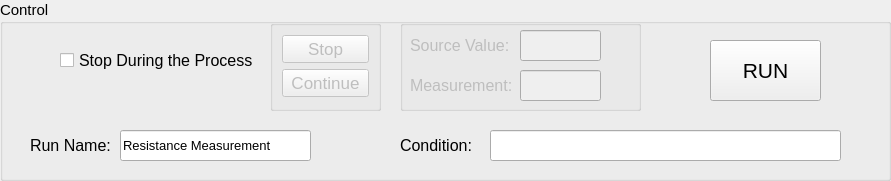
         <widget class="QGroupBox" name="groupBox_3">
          <property name="geometry">
           <rect>
            <x>10</x>
            <y>380</y>
            <width>891</width>
            <height>181</height>
           </rect>
          </property>
          <property name="font">
           <font>
            <pointsize>11</pointsize>
           </font>
          </property>
          <property name="title">
           <string>Control </string>
          </property>
          <widget class="QCheckBox" name="checkBox_halfbreak">
           <property name="geometry">
            <rect>
             <x>60</x>
             <y>50</y>
             <width>211</width>
             <height>21</height>
            </rect>
           </property>
           <property name="font">
            <font>
             <pointsize>12</pointsize>
            </font>
           </property>
           <property name="text">
            <string>Stop During the Process</string>
           </property>
          </widget>
          <widget class="QGroupBox" name="groupBox_stop_continue">
           <property name="enabled">
            <bool>false</bool>
           </property>
           <property name="geometry">
            <rect>
             <x>270</x>
             <y>20</y>
             <width>111</width>
             <height>91</height>
            </rect>
           </property>
           <property name="title">
            <string/>
           </property>
           <layout class="QVBoxLayout" name="verticalLayout">
            <item>
             <widget class="QPushButton" name="pushButton_Stop">
              <property name="font">
               <font>
                <pointsize>13</pointsize>
               </font>
              </property>
              <property name="text">
               <string>Stop</string>
              </property>
             </widget>
            </item>
            <item>
             <widget class="QPushButton" name="pushButton_Continue">
              <property name="font">
               <font>
                <pointsize>13</pointsize>
               </font>
              </property>
              <property name="text">
               <string>Continue</string>
              </property>
             </widget>
            </item>
           </layout>
          </widget>
          <widget class="QGroupBox" name="groupBox_source">
           <property name="enabled">
            <bool>false</bool>
           </property>
           <property name="geometry">
            <rect>
             <x>400</x>
             <y>20</y>
             <width>241</width>
             <height>91</height>
            </rect>
           </property>
           <property name="title">
            <string/>
           </property>
           <widget class="QLineEdit" name="lineEdit_source">
            <property name="geometry">
             <rect>
              <x>120</x>
              <y>10</y>
              <width>81</width>
              <height>31</height>
             </rect>
            </property>
            <property name="font">
             <font>
              <pointsize>12</pointsize>
             </font>
            </property>
           </widget>
           <widget class="QLabel" name="label_18">
            <property name="geometry">
             <rect>
              <x>10</x>
              <y>10</y>
              <width>111</width>
              <height>31</height>
             </rect>
            </property>
            <property name="font">
             <font>
              <pointsize>12</pointsize>
             </font>
            </property>
            <property name="text">
             <string>Source Value:</string>
            </property>
           </widget>
           <widget class="QLabel" name="label_source_unit">
            <property name="geometry">
             <rect>
              <x>210</x>
              <y>10</y>
              <width>31</width>
              <height>31</height>
             </rect>
            </property>
            <property name="font">
             <font>
              <pointsize>12</pointsize>
             </font>
            </property>
            <property name="text">
             <string/>
            </property>
           </widget>
           <widget class="QLabel" name="label_19">
            <property name="geometry">
             <rect>
              <x>10</x>
              <y>50</y>
              <width>111</width>
              <height>31</height>
             </rect>
            </property>
            <property name="font">
             <font>
              <pointsize>12</pointsize>
             </font>
            </property>
            <property name="text">
             <string>Measurement:</string>
            </property>
           </widget>
           <widget class="QLineEdit" name="lineEdit_measurement">
            <property name="geometry">
             <rect>
              <x>120</x>
              <y>50</y>
              <width>81</width>
              <height>31</height>
             </rect>
            </property>
            <property name="font">
             <font>
              <pointsize>12</pointsize>
             </font>
            </property>
           </widget>
           <widget class="QLabel" name="label_measurement_unit">
            <property name="geometry">
             <rect>
              <x>210</x>
              <y>50</y>
              <width>31</width>
              <height>31</height>
             </rect>
            </property>
            <property name="font">
             <font>
              <pointsize>12</pointsize>
             </font>
            </property>
            <property name="text">
             <string/>
            </property>
           </widget>
          </widget>
          <widget class="QPushButton" name="pushButton_run">
           <property name="geometry">
            <rect>
             <x>710</x>
             <y>40</y>
             <width>111</width>
             <height>61</height>
            </rect>
           </property>
           <property name="font">
            <font>
             <pointsize>16</pointsize>
            </font>
           </property>
           <property name="text">
            <string>RUN</string>
           </property>
          </widget>
          <widget class="QLabel" name="label_11">
           <property name="geometry">
            <rect>
             <x>400</x>
             <y>130</y>
             <width>81</width>
             <height>31</height>
            </rect>
           </property>
           <property name="font">
            <font>
             <pointsize>12</pointsize>
            </font>
           </property>
           <property name="text">
            <string>Condition:</string>
           </property>
          </widget>
          <widget class="QLineEdit" name="lineEdit_condition">
           <property name="geometry">
            <rect>
             <x>490</x>
             <y>130</y>
             <width>351</width>
             <height>31</height>
            </rect>
           </property>
           <property name="font">
            <font>
             <pointsize>11</pointsize>
            </font>
           </property>
          </widget>
          <widget class="QLabel" name="label_39">
           <property name="geometry">
            <rect>
             <x>30</x>
             <y>130</y>
             <width>81</width>
             <height>31</height>
            </rect>
           </property>
           <property name="font">
            <font>
             <pointsize>12</pointsize>
            </font>
           </property>
           <property name="text">
            <string>Run Name:</string>
           </property>
          </widget>
          <widget class="QLineEdit" name="lineEdit_run_name">
           <property name="geometry">
            <rect>
             <x>120</x>
             <y>130</y>
             <width>191</width>
             <height>31</height>
            </rect>
           </property>
           <property name="font">
            <font>
             <pointsize>10</pointsize>
            </font>
           </property>
           <property name="text">
            <string>Resistance Measurement</string>
           </property>
          </widget>
         </widget>
